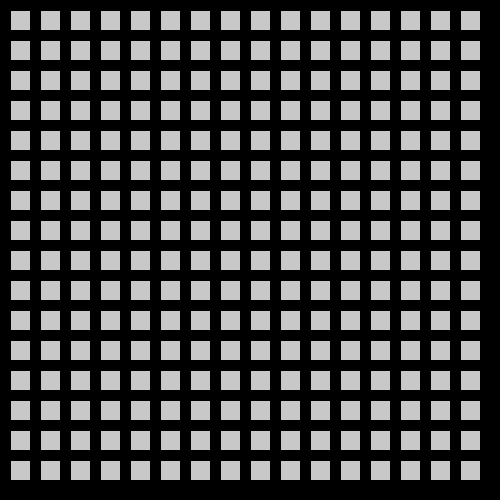
Frame 1 (no input)
Frame 60 (the mouse pressed at the canvas centre just before this capture): identical to frame 1, image omitted
Frame 120 (the mouse held since frame 60 and released just before this capture): identical to frame 1, image omitted

The Processing sketch that drew this single still picture (run headless with seeded random() and noise(); from frame 60 on, the mouse is pressed at the canvas centre):

// Processing sketch: processing_185253
// ── processing_185253.pde

void setup() {
 
  size(500, 500);
}
 
void draw() {
  background (0);
  fill (200);
  for (int x = 10; x < 480; x = x + 30) { //width value/ how long will run/ and sets the width spacing between squares
    for (int y = 10; y < 480; y = y + 30) { //height value/ how long will run/ and sets the height spacing between squares
      rect(x, y, 20, 20); //Starting point and dimensions of the first square    
    }
  }
}
